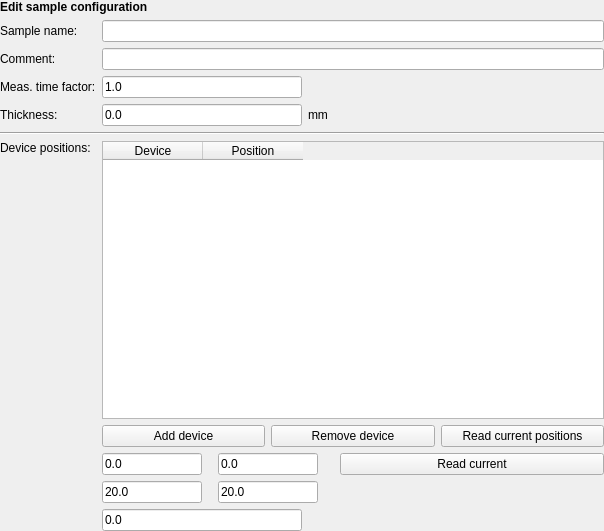
<?xml version="1.0" encoding="UTF-8"?>
<ui version="4.0">
 <class>Form</class>
 <widget class="QWidget" name="Form">
  <property name="geometry">
   <rect>
    <x>0</x>
    <y>0</y>
    <width>604</width>
    <height>531</height>
   </rect>
  </property>
  <property name="windowTitle">
   <string>Form</string>
  </property>
  <layout class="QHBoxLayout" name="horizontalLayout">
   <property name="leftMargin">
    <number>0</number>
   </property>
   <property name="topMargin">
    <number>0</number>
   </property>
   <property name="rightMargin">
    <number>0</number>
   </property>
   <property name="bottomMargin">
    <number>0</number>
   </property>
   <item>
    <layout class="QGridLayout" name="gridLayout">
     <item row="8" column="1">
      <layout class="QHBoxLayout" name="horizontalLayout_3">
       <item>
        <widget class="QLineEdit" name="offsetBox">
         <property name="maximumSize">
          <size>
           <width>200</width>
           <height>16777215</height>
          </size>
         </property>
         <property name="text">
          <string>0.0</string>
         </property>
        </widget>
       </item>
       <item>
        <spacer name="horizontalSpacer_4">
         <property name="orientation">
          <enum>Qt::Horizontal</enum>
         </property>
         <property name="sizeHint" stdset="0">
          <size>
           <width>40</width>
           <height>20</height>
          </size>
         </property>
        </spacer>
       </item>
      </layout>
     </item>
     <item row="3" column="0">
      <widget class="QLabel" name="label_5">
       <property name="text">
        <string>Meas. time factor:</string>
       </property>
      </widget>
     </item>
     <item row="1" column="1">
      <widget class="QLineEdit" name="nameBox"/>
     </item>
     <item row="5" column="0" colspan="2">
      <widget class="Line" name="line_3">
       <property name="orientation">
        <enum>Qt::Horizontal</enum>
       </property>
      </widget>
     </item>
     <item row="3" column="1">
      <layout class="QHBoxLayout" name="horizontalLayout_5">
       <item>
        <widget class="QLineEdit" name="factorBox">
         <property name="maximumSize">
          <size>
           <width>200</width>
           <height>16777215</height>
          </size>
         </property>
         <property name="text">
          <string>1.0</string>
         </property>
        </widget>
       </item>
       <item>
        <widget class="QLabel" name="label_16">
         <property name="text">
          <string/>
         </property>
        </widget>
       </item>
       <item>
        <spacer name="horizontalSpacer_5">
         <property name="orientation">
          <enum>Qt::Horizontal</enum>
         </property>
         <property name="sizeHint" stdset="0">
          <size>
           <width>40</width>
           <height>20</height>
          </size>
         </property>
        </spacer>
       </item>
      </layout>
     </item>
     <item row="1" column="0">
      <widget class="QLabel" name="label_2">
       <property name="text">
        <string>Sample name:</string>
       </property>
      </widget>
     </item>
     <item row="7" column="1">
      <layout class="QGridLayout" name="gridLayout_2">
       <item row="0" column="0">
        <widget class="QLineEdit" name="apXBox">
         <property name="minimumSize">
          <size>
           <width>50</width>
           <height>0</height>
          </size>
         </property>
         <property name="maximumSize">
          <size>
           <width>100</width>
           <height>16777215</height>
          </size>
         </property>
         <property name="text">
          <string>0.0</string>
         </property>
        </widget>
       </item>
       <item row="0" column="2">
        <widget class="QLineEdit" name="apYBox">
         <property name="minimumSize">
          <size>
           <width>50</width>
           <height>0</height>
          </size>
         </property>
         <property name="maximumSize">
          <size>
           <width>100</width>
           <height>16777215</height>
          </size>
         </property>
         <property name="text">
          <string>0.0</string>
         </property>
        </widget>
       </item>
       <item row="1" column="0">
        <widget class="QLineEdit" name="apWBox">
         <property name="minimumSize">
          <size>
           <width>50</width>
           <height>0</height>
          </size>
         </property>
         <property name="maximumSize">
          <size>
           <width>100</width>
           <height>16777215</height>
          </size>
         </property>
         <property name="text">
          <string>20.0</string>
         </property>
        </widget>
       </item>
       <item row="1" column="2">
        <widget class="QLineEdit" name="apHBox">
         <property name="minimumSize">
          <size>
           <width>50</width>
           <height>0</height>
          </size>
         </property>
         <property name="maximumSize">
          <size>
           <width>100</width>
           <height>16777215</height>
          </size>
         </property>
         <property name="text">
          <string>20.0</string>
         </property>
        </widget>
       </item>
       <item row="0" column="1">
        <spacer name="horizontalSpacer">
         <property name="orientation">
          <enum>Qt::Horizontal</enum>
         </property>
         <property name="sizeType">
          <enum>QSizePolicy::Fixed</enum>
         </property>
         <property name="sizeHint" stdset="0">
          <size>
           <width>10</width>
           <height>20</height>
          </size>
         </property>
        </spacer>
       </item>
       <item row="0" column="4">
        <widget class="QPushButton" name="readApBtn">
         <property name="focusPolicy">
          <enum>Qt::StrongFocus</enum>
         </property>
         <property name="text">
          <string>Read current</string>
         </property>
        </widget>
       </item>
       <item row="0" column="3">
        <spacer name="horizontalSpacer_3">
         <property name="orientation">
          <enum>Qt::Horizontal</enum>
         </property>
         <property name="sizeType">
          <enum>QSizePolicy::Fixed</enum>
         </property>
         <property name="sizeHint" stdset="0">
          <size>
           <width>10</width>
           <height>20</height>
          </size>
         </property>
        </spacer>
       </item>
       <item row="1" column="3" colspan="2">
        <spacer name="horizontalSpacer_2">
         <property name="orientation">
          <enum>Qt::Horizontal</enum>
         </property>
         <property name="sizeHint" stdset="0">
          <size>
           <width>40</width>
           <height>20</height>
          </size>
         </property>
        </spacer>
       </item>
      </layout>
     </item>
     <item row="7" column="0">
      <layout class="QVBoxLayout" name="verticalLayout_3">
       <item>
        <spacer name="verticalSpacer_2">
         <property name="orientation">
          <enum>Qt::Vertical</enum>
         </property>
         <property name="sizeType">
          <enum>QSizePolicy::Fixed</enum>
         </property>
         <property name="sizeHint" stdset="0">
          <size>
           <width>20</width>
           <height>30</height>
          </size>
         </property>
        </spacer>
       </item>
      </layout>
     </item>
     <item row="0" column="0" colspan="2">
      <widget class="QLabel" name="whatLbl">
       <property name="font">
        <font>
         <weight>75</weight>
         <bold>true</bold>
        </font>
       </property>
       <property name="text">
        <string>Edit sample configuration</string>
       </property>
      </widget>
     </item>
     <item row="2" column="1">
      <widget class="QLineEdit" name="commentBox"/>
     </item>
     <item row="2" column="0">
      <widget class="QLabel" name="label_6">
       <property name="text">
        <string>Comment:</string>
       </property>
      </widget>
     </item>
     <item row="6" column="1">
      <layout class="QVBoxLayout" name="verticalLayout_2">
       <item>
        <widget class="QTableWidget" name="posTbl">
         <column>
          <property name="text">
           <string>Device</string>
          </property>
         </column>
         <column>
          <property name="text">
           <string>Position</string>
          </property>
         </column>
        </widget>
       </item>
       <item>
        <layout class="QHBoxLayout" name="horizontalLayout_2">
         <item>
          <widget class="QPushButton" name="addDevBtn">
           <property name="focusPolicy">
            <enum>Qt::StrongFocus</enum>
           </property>
           <property name="text">
            <string>Add device</string>
           </property>
           <property name="flat">
            <bool>false</bool>
           </property>
          </widget>
         </item>
         <item>
          <widget class="QPushButton" name="delDevBtn">
           <property name="focusPolicy">
            <enum>Qt::StrongFocus</enum>
           </property>
           <property name="text">
            <string>Remove device</string>
           </property>
          </widget>
         </item>
         <item>
          <widget class="QPushButton" name="readDevsBtn">
           <property name="focusPolicy">
            <enum>Qt::StrongFocus</enum>
           </property>
           <property name="text">
            <string>Read current positions</string>
           </property>
          </widget>
         </item>
        </layout>
       </item>
      </layout>
     </item>
     <item row="6" column="0">
      <layout class="QVBoxLayout" name="verticalLayout">
       <item>
        <widget class="QLabel" name="label_3">
         <property name="text">
          <string>Device positions:</string>
         </property>
        </widget>
       </item>
       <item>
        <spacer name="verticalSpacer">
         <property name="orientation">
          <enum>Qt::Vertical</enum>
         </property>
         <property name="sizeHint" stdset="0">
          <size>
           <width>20</width>
           <height>40</height>
          </size>
         </property>
        </spacer>
       </item>
      </layout>
     </item>
     <item row="4" column="0">
      <widget class="QLabel" name="label_7">
       <property name="text">
        <string>Thickness:</string>
       </property>
      </widget>
     </item>
     <item row="4" column="1">
      <layout class="QHBoxLayout" name="horizontalLayout_4">
       <item>
        <widget class="QLineEdit" name="thickBox">
         <property name="maximumSize">
          <size>
           <width>200</width>
           <height>16777215</height>
          </size>
         </property>
         <property name="text">
          <string>0.0</string>
         </property>
        </widget>
       </item>
       <item>
        <widget class="QLabel" name="label_9">
         <property name="text">
          <string>mm</string>
         </property>
        </widget>
       </item>
       <item>
        <spacer name="horizontalSpacer_6">
         <property name="orientation">
          <enum>Qt::Horizontal</enum>
         </property>
         <property name="sizeHint" stdset="0">
          <size>
           <width>40</width>
           <height>20</height>
          </size>
         </property>
        </spacer>
       </item>
      </layout>
     </item>
    </layout>
   </item>
  </layout>
 </widget>
 <tabstops>
  <tabstop>nameBox</tabstop>
  <tabstop>commentBox</tabstop>
  <tabstop>factorBox</tabstop>
  <tabstop>thickBox</tabstop>
  <tabstop>posTbl</tabstop>
  <tabstop>addDevBtn</tabstop>
  <tabstop>delDevBtn</tabstop>
  <tabstop>readDevsBtn</tabstop>
  <tabstop>apXBox</tabstop>
  <tabstop>apYBox</tabstop>
  <tabstop>readApBtn</tabstop>
  <tabstop>apWBox</tabstop>
  <tabstop>apHBox</tabstop>
  <tabstop>offsetBox</tabstop>
 </tabstops>
 <resources/>
 <connections/>
</ui>
